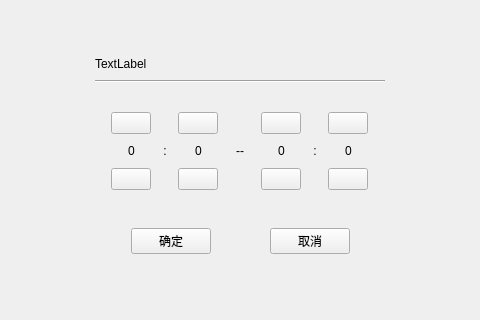
<?xml version="1.0" encoding="UTF-8"?>
<ui version="4.0">
 <class>ui_time_dialog</class>
 <widget class="QMainWindow" name="ui_time_dialog">
  <property name="enabled">
   <bool>true</bool>
  </property>
  <property name="geometry">
   <rect>
    <x>0</x>
    <y>0</y>
    <width>480</width>
    <height>320</height>
   </rect>
  </property>
  <property name="windowTitle">
   <string>MainWindow</string>
  </property>
  <widget class="QWidget" name="centralwidget">
   <layout class="QGridLayout" name="gridLayout" columnstretch="1,4,1">
    <item row="0" column="1">
     <spacer name="verticalSpacer">
      <property name="orientation">
       <enum>Qt::Vertical</enum>
      </property>
      <property name="sizeHint" stdset="0">
       <size>
        <width>20</width>
        <height>104</height>
       </size>
      </property>
     </spacer>
    </item>
    <item row="1" column="0">
     <spacer name="horizontalSpacer_2">
      <property name="orientation">
       <enum>Qt::Horizontal</enum>
      </property>
      <property name="sizeHint" stdset="0">
       <size>
        <width>72</width>
        <height>20</height>
       </size>
      </property>
     </spacer>
    </item>
    <item row="1" column="1">
     <widget class="QFrame" name="time_dialog_frame">
      <property name="frameShape">
       <enum>QFrame::NoFrame</enum>
      </property>
      <property name="frameShadow">
       <enum>QFrame::Raised</enum>
      </property>
      <layout class="QVBoxLayout" name="verticalLayout" stretch="1,0,2,1">
       <property name="spacing">
        <number>9</number>
       </property>
       <item>
        <widget class="QLabel" name="tip_title_label">
         <property name="text">
          <string>TextLabel</string>
         </property>
        </widget>
       </item>
       <item>
        <widget class="Line" name="tip_frame">
         <property name="orientation">
          <enum>Qt::Horizontal</enum>
         </property>
        </widget>
       </item>
       <item>
        <layout class="QHBoxLayout" name="time_control_layout" stretch="2,5,1,5,3,5,1,5,2">
         <property name="spacing">
          <number>9</number>
         </property>
         <property name="leftMargin">
          <number>0</number>
         </property>
         <property name="topMargin">
          <number>20</number>
         </property>
         <property name="rightMargin">
          <number>0</number>
         </property>
         <property name="bottomMargin">
          <number>20</number>
         </property>
         <item>
          <spacer name="horizontalSpacer_00">
           <property name="orientation">
            <enum>Qt::Horizontal</enum>
           </property>
           <property name="sizeHint" stdset="0">
            <size>
             <width>92</width>
             <height>20</height>
            </size>
           </property>
          </spacer>
         </item>
         <item>
          <layout class="QVBoxLayout" name="control_0" stretch="1,2,1">
           <property name="spacing">
            <number>10</number>
           </property>
           <item alignment="Qt::AlignHCenter|Qt::AlignVCenter">
            <widget class="QPushButton" name="count_add_bt0">
             <property name="styleSheet">
              <string notr="true">border-image: url(:/icon/up.png);</string>
             </property>
             <property name="text">
              <string/>
             </property>
            </widget>
           </item>
           <item alignment="Qt::AlignVCenter">
            <widget class="QLabel" name="time_label_0">
             <property name="text">
              <string>0</string>
             </property>
             <property name="alignment">
              <set>Qt::AlignCenter</set>
             </property>
            </widget>
           </item>
           <item alignment="Qt::AlignHCenter|Qt::AlignVCenter">
            <widget class="QPushButton" name="count_down_bt0">
             <property name="styleSheet">
              <string notr="true">border-image: url(:/icon/down.png);</string>
             </property>
             <property name="text">
              <string/>
             </property>
            </widget>
           </item>
          </layout>
         </item>
         <item>
          <widget class="QLabel" name="label">
           <property name="text">
            <string>:</string>
           </property>
           <property name="alignment">
            <set>Qt::AlignCenter</set>
           </property>
          </widget>
         </item>
         <item>
          <layout class="QVBoxLayout" name="control_1" stretch="1,2,1">
           <property name="spacing">
            <number>10</number>
           </property>
           <item alignment="Qt::AlignHCenter|Qt::AlignVCenter">
            <widget class="QPushButton" name="count_add_bt1">
             <property name="styleSheet">
              <string notr="true">border-image: url(:/icon/up.png);</string>
             </property>
             <property name="text">
              <string/>
             </property>
            </widget>
           </item>
           <item alignment="Qt::AlignVCenter">
            <widget class="QLabel" name="time_label_1">
             <property name="text">
              <string>0</string>
             </property>
             <property name="alignment">
              <set>Qt::AlignCenter</set>
             </property>
            </widget>
           </item>
           <item alignment="Qt::AlignHCenter|Qt::AlignVCenter">
            <widget class="QPushButton" name="count_down_bt1">
             <property name="styleSheet">
              <string notr="true">border-image: url(:/icon/down.png);</string>
             </property>
             <property name="text">
              <string/>
             </property>
            </widget>
           </item>
          </layout>
         </item>
         <item>
          <widget class="QLabel" name="label">
           <property name="text">
            <string>--</string>
           </property>
           <property name="alignment">
            <set>Qt::AlignCenter</set>
           </property>
          </widget>
         </item>
         <item>
          <layout class="QVBoxLayout" name="control_2" stretch="1,2,1">
           <property name="spacing">
            <number>10</number>
           </property>
           <item alignment="Qt::AlignHCenter|Qt::AlignVCenter">
            <widget class="QPushButton" name="count_add_bt2">
             <property name="styleSheet">
              <string notr="true">border-image: url(:/icon/up.png);</string>
             </property>
             <property name="text">
              <string/>
             </property>
            </widget>
           </item>
           <item alignment="Qt::AlignVCenter">
            <widget class="QLabel" name="time_label_2">
             <property name="text">
              <string>0</string>
             </property>
             <property name="alignment">
              <set>Qt::AlignCenter</set>
             </property>
            </widget>
           </item>
           <item alignment="Qt::AlignHCenter|Qt::AlignVCenter">
            <widget class="QPushButton" name="count_down_bt2">
             <property name="styleSheet">
              <string notr="true">border-image: url(:/icon/down.png);</string>
             </property>
             <property name="text">
              <string/>
             </property>
            </widget>
           </item>
          </layout>
         </item>
         <item>
          <widget class="QLabel" name="label">
           <property name="text">
            <string>:</string>
           </property>
           <property name="alignment">
            <set>Qt::AlignCenter</set>
           </property>
          </widget>
         </item>
         <item>
          <layout class="QVBoxLayout" name="control_3" stretch="1,2,1">
           <property name="spacing">
            <number>10</number>
           </property>
           <item alignment="Qt::AlignHCenter|Qt::AlignVCenter">
            <widget class="QPushButton" name="count_add_bt3">
             <property name="styleSheet">
              <string notr="true">border-image: url(:/icon/up.png);</string>
             </property>
             <property name="text">
              <string/>
             </property>
            </widget>
           </item>
           <item alignment="Qt::AlignVCenter">
            <widget class="QLabel" name="time_label_3">
             <property name="text">
              <string>0</string>
             </property>
             <property name="alignment">
              <set>Qt::AlignCenter</set>
             </property>
            </widget>
           </item>
           <item alignment="Qt::AlignHCenter|Qt::AlignVCenter">
            <widget class="QPushButton" name="count_down_bt3">
             <property name="styleSheet">
              <string notr="true">border-image: url(:/icon/down.png);</string>
             </property>
             <property name="text">
              <string/>
             </property>
            </widget>
           </item>
          </layout>
         </item>
         <item>
          <spacer name="horizontalSpacer_11">
           <property name="orientation">
            <enum>Qt::Horizontal</enum>
           </property>
           <property name="sizeHint" stdset="0">
            <size>
             <width>92</width>
             <height>20</height>
            </size>
           </property>
          </spacer>
         </item>
        </layout>
       </item>
       <item>
        <widget class="QWidget" name="widget" native="true">
         <layout class="QHBoxLayout" name="horizontalLayout" stretch="1,2,2,2,1">
          <item>
           <spacer name="horizontalSpacer_4">
            <property name="orientation">
             <enum>Qt::Horizontal</enum>
            </property>
            <property name="sizeHint" stdset="0">
             <size>
              <width>19</width>
              <height>20</height>
             </size>
            </property>
           </spacer>
          </item>
          <item>
           <widget class="QPushButton" name="time_confirm_btn">
            <property name="sizePolicy">
             <sizepolicy hsizetype="Expanding" vsizetype="Expanding">
              <horstretch>0</horstretch>
              <verstretch>0</verstretch>
             </sizepolicy>
            </property>
            <property name="maximumSize">
             <size>
              <width>225</width>
              <height>80</height>
             </size>
            </property>
            <property name="text">
             <string>确定</string>
            </property>
           </widget>
          </item>
          <item>
           <spacer name="horizontalSpacer">
            <property name="orientation">
             <enum>Qt::Horizontal</enum>
            </property>
            <property name="sizeHint" stdset="0">
             <size>
              <width>40</width>
              <height>20</height>
             </size>
            </property>
           </spacer>
          </item>
          <item>
           <widget class="QPushButton" name="time_cancel_btn">
            <property name="sizePolicy">
             <sizepolicy hsizetype="Expanding" vsizetype="Expanding">
              <horstretch>0</horstretch>
              <verstretch>0</verstretch>
             </sizepolicy>
            </property>
            <property name="maximumSize">
             <size>
              <width>225</width>
              <height>80</height>
             </size>
            </property>
            <property name="text">
             <string>取消</string>
            </property>
           </widget>
          </item>
          <item>
           <spacer name="horizontalSpacer_5">
            <property name="orientation">
             <enum>Qt::Horizontal</enum>
            </property>
            <property name="sizeHint" stdset="0">
             <size>
              <width>19</width>
              <height>20</height>
             </size>
            </property>
           </spacer>
          </item>
         </layout>
        </widget>
       </item>
      </layout>
     </widget>
    </item>
    <item row="1" column="2">
     <spacer name="horizontalSpacer_3">
      <property name="orientation">
       <enum>Qt::Horizontal</enum>
      </property>
      <property name="sizeHint" stdset="0">
       <size>
        <width>72</width>
        <height>20</height>
       </size>
      </property>
     </spacer>
    </item>
    <item row="2" column="1">
     <spacer name="verticalSpacer_2">
      <property name="orientation">
       <enum>Qt::Vertical</enum>
      </property>
      <property name="sizeHint" stdset="0">
       <size>
        <width>20</width>
        <height>104</height>
       </size>
      </property>
     </spacer>
    </item>
   </layout>
  </widget>
 </widget>
 <resources/>
 <connections/>
</ui>
